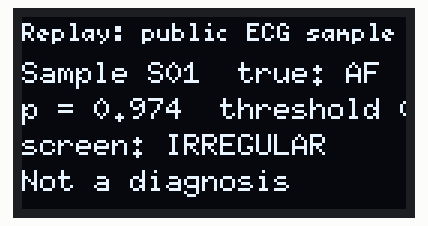
This sketch was run on a simulated ESP32. Shown: 128×64 one-colour display. What the sketch prints to the serial monitor is not drawn.

Above: at 0.1 s.
At 4.1 s:
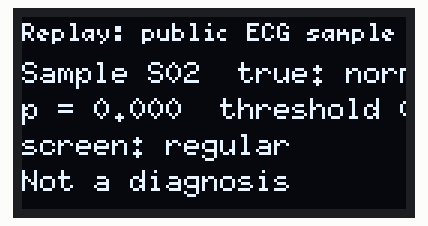
At 8.1 s:
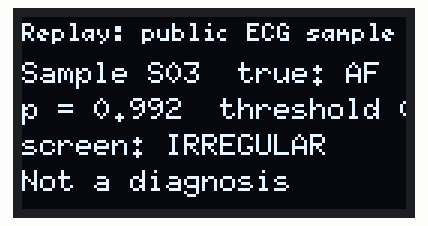
At 12.1 s:
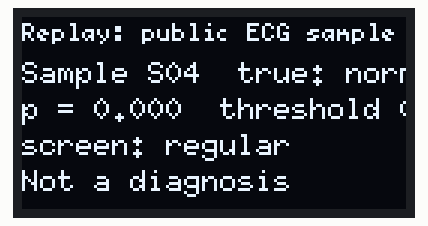

The sketch:

rhythm_demo.ino
```cpp
/*
 * AyuLink rhythm-screening demo — ESP32 DevKit V1 + SH1106 128x64 OLED.
 *
 * MODE_SAMPLE (default): replays four RR windows derived from the public
 *   PhysioNet MIT-BIH Atrial Fibrillation Database and runs the exported C
 *   model. The OLED says "Replay: public ECG sample" — it is not a live
 *   reading and must not be mistaken for one.
 *
 * MODE_SENSOR: collects 30 beat-to-beat intervals from an analog pulse sensor
 *   on GPIO 34 and runs the same model, with a signal-quality gate. The OLED
 *   says "Live sensor (unvalidated)". This path has not been validated against
 *   ECG on the band.
 *
 * Build both modes with arduino-cli or PlatformIO. See firmware/README.md.
 * This is a screening demo, not a medical device.
 */

#include <Arduino.h>
#include <Wire.h>
#include <U8g2lib.h>

#include "rhythm_infer.h"
#include "rhythm_model.h"
#include "rhythm_samples.h"

#ifndef MODE_SAMPLE
#define MODE_SAMPLE 1
#endif
#ifndef MODE_SENSOR
#define MODE_SENSOR 0
#endif

#if (MODE_SAMPLE + MODE_SENSOR) != 1
#error "Select exactly one of MODE_SAMPLE or MODE_SENSOR"
#endif

U8G2_SH1106_128X64_NONAME_F_HW_I2C oled(U8G2_R0, U8X8_PIN_NONE);

static void show_lines(const char *l1, const char *l2, const char *l3,
                       const char *l4, const char *l5, bool replay) {
  oled.clearBuffer();
  oled.setFont(u8g2_font_5x7_tf);
  oled.drawStr(0, 8, replay ? "Replay: public ECG sample"
                            : "Live sensor (unvalidated)");
  oled.setFont(u8g2_font_6x10_tf);
  if (l1) oled.drawStr(0, 22, l1);
  if (l2) oled.drawStr(0, 34, l2);
  if (l3) oled.drawStr(0, 46, l3);
  if (l4) oled.drawStr(0, 58, l4);
  if (l5) {
    oled.setFont(u8g2_font_5x7_tf);
    oled.drawStr(0, 66, l5);
  }
  oled.sendBuffer();
}

#if MODE_SAMPLE

static void run_sample(int index) {
  const uint16_t *rr = AYU_DEMO_RR[index];
  float probability = ayu_rhythm_prob(rr, AYU_WINDOW_BEATS);
  bool irregular = probability >= AYU_THRESHOLD;

  char line1[32];
  char line2[32];
  char line3[32];
  snprintf(line1, sizeof(line1), "Sample %s  true: %s", AYU_DEMO_ID[index],
           AYU_DEMO_LABEL[index] ? "AF" : "normal");
  snprintf(line2, sizeof(line2), "p = %.3f  threshold %.2f", probability,
           AYU_THRESHOLD);
  snprintf(line3, sizeof(line3), "screen: %s",
           irregular ? "IRREGULAR" : "regular");

  show_lines(line1, line2, line3, "Not a diagnosis", nullptr, true);
  Serial.println("--- replay (public ECG-derived RR) ---");
  Serial.println(line1);
  Serial.println(line2);
  Serial.println(line3);
}

void setup() {
  Serial.begin(115200);
  Wire.begin(21, 22);
  oled.begin();
  oled.setI2CAddress(0x3C << 1);
  Serial.println("AyuLink rhythm demo: MODE_SAMPLE");
  Serial.println("host-tested; not yet validated on-device");
}

void loop() {
  static int index = 0;
  static unsigned long last = 0;
  if (millis() - last > 4000 || last == 0) {
    last = millis();
    run_sample(index);
    index = (index + 1) % AYU_DEMO_SAMPLE_COUNT;
  }
}

#endif  // MODE_SAMPLE

#if MODE_SENSOR

static const int PULSE_PIN = 34;
static uint16_t rr[AYU_WINDOW_BEATS];
static int rrCount = 0;
static unsigned long lastBeatMs = 0;
static unsigned long lastSampleMs = 0;
static int signalPeak = 0;
static int signalTrough = 4095;

static void reset_collection() {
  rrCount = 0;
  lastBeatMs = 0;
}

static void handle_window() {
  if (!ayu_rr_quality_ok(rr, rrCount)) {
    show_lines("Signal not usable", "No screening result", "Check sensor contact",
               "Not a diagnosis", nullptr, false);
    Serial.println("Signal not usable — no screening result");
    reset_collection();
    return;
  }
  float probability = ayu_rhythm_prob(rr, AYU_WINDOW_BEATS);
  bool irregular = probability >= AYU_THRESHOLD;
  char line1[32];
  char line2[32];
  snprintf(line1, sizeof(line1), "p = %.3f  thresh %.2f", probability,
           AYU_THRESHOLD);
  snprintf(line2, sizeof(line2), "screen: %s",
           irregular ? "IRREGULAR" : "regular");
  show_lines(line1, line2, "Optical pulse input", "Not a diagnosis", nullptr,
             false);
  Serial.println(line1);
  Serial.println(line2);
  reset_collection();
}

void setup() {
  Serial.begin(115200);
  Wire.begin(21, 22);
  oled.begin();
  oled.setI2CAddress(0x3C << 1);
  pinMode(PULSE_PIN, INPUT);
  Serial.println("AyuLink rhythm demo: MODE_SENSOR");
  Serial.println("Live sensor (unvalidated) — not a medical device");
  show_lines("Collecting 30 beats", "Place finger on sensor", nullptr,
             "Not a diagnosis", nullptr, false);
}

void loop() {
  unsigned long now = millis();
  if (now - lastSampleMs < 10) return;
  lastSampleMs = now;

  int value = analogRead(PULSE_PIN);
  if (value > signalPeak) signalPeak = value; else if (signalPeak > 0) signalPeak--;
  if (value < signalTrough) signalTrough = value; else if (signalTrough < 4095) signalTrough++;

  if (now < 3000) return;  // let the envelope settle

  int amplitude = signalPeak - signalTrough;
  int threshold = signalTrough + (amplitude * 6) / 10;

  if (amplitude > 200 && value > threshold && now - lastBeatMs > 300) {
    if (lastBeatMs > 0) {
      unsigned long interval = now - lastBeatMs;
      if (rrCount < AYU_WINDOW_BEATS) {
        rr[rrCount++] = (uint16_t)min(interval, (unsigned long)65535);
      }
      if (rrCount == AYU_WINDOW_BEATS) {
        handle_window();
      } else {
        char line[32];
        snprintf(line, sizeof(line), "Collecting %d/%d beats", rrCount,
                 AYU_WINDOW_BEATS);
        show_lines(line, "Live sensor (unvalidated)", nullptr, "Not a diagnosis",
                   nullptr, false);
      }
    }
    lastBeatMs = now;
  }

  if (lastBeatMs > 0 && now - lastBeatMs > 4000) {
    show_lines("Signal not usable", "No beat detected", "Check sensor contact",
               "Not a diagnosis", nullptr, false);
    reset_collection();
    signalPeak = 0;
    signalTrough = 4095;
  }
}

#endif  // MODE_SENSOR
```

rhythm_infer.h
```cpp
/* Generated by ml/export_model.py. Do not edit by hand.
 *
 * Pure C implementation of the nine features in ml/features.py and
 * web/lib/engine/rhythm.ts. Host-tested against Python; not yet validated
 * on-device.
 */
#ifndef AYULINK_RHYTHM_INFER_H
#define AYULINK_RHYTHM_INFER_H

#include <math.h>
#include <stdint.h>

#include "rhythm_model.h"

static inline double ayu_sigmoid(double s) {
    if (s >= 0.0) {
        return 1.0 / (1.0 + exp(-s));
    }
    double e = exp(s);
    return e / (1.0 + e);
}

/* 30-RR window, each value in milliseconds. Returns -1 for a wrong length. */
static inline float ayu_rhythm_prob(const uint16_t *rr_ms, int n) {
    if (rr_ms == 0 || n != AYU_WINDOW_BEATS) {
        return -1.0f;
    }

    double x[AYU_WINDOW_BEATS];
    double sum = 0.0;
    for (int i = 0; i < n; i++) {
        x[i] = (double)rr_ms[i];
        sum += x[i];
    }
    double mean_rr = sum / n;

    double var_rr = 0.0;
    for (int i = 0; i < n; i++) {
        double d = x[i] - mean_rr;
        var_rr += d * d;
    }
    var_rr /= n;
    double sdnn = sqrt(var_rr);

    double diff[AYU_WINDOW_BEATS - 1];
    double diff_sum = 0.0;
    double sq_sum = 0.0;
    int pnn50 = 0;
    for (int i = 0; i < n - 1; i++) {
        diff[i] = x[i + 1] - x[i];
        diff_sum += diff[i];
        sq_sum += diff[i] * diff[i];
        if (fabs(diff[i]) > 50.0) {
            pnn50++;
        }
    }
    int ndiff = n - 1;
    double rmssd = sqrt(sq_sum / ndiff);
    double pnn50_frac = (double)pnn50 / (double)ndiff;
    double cv = sdnn / mean_rr;
    double nrmssd = rmssd / mean_rr;

    double mean_diff = diff_sum / ndiff;
    double var_diff = 0.0;
    for (int i = 0; i < ndiff; i++) {
        double d = diff[i] - mean_diff;
        var_diff += d * d;
    }
    var_diff /= ndiff;
    double sd1 = sqrt(0.5) * sqrt(var_diff);
    double inner = 2.0 * sdnn * sdnn - sd1 * sd1;
    double sd2 = sqrt(inner > 1e-9 ? inner : 1e-9);
    double sd_ratio = sd1 / sd2;

    int counts[16] = {0};
    for (int i = 0; i < ndiff; i++) {
        double z = diff[i] / mean_rr;
        if (z < -0.5) z = -0.5;
        if (z > 0.5) z = 0.5;
        int idx = (int)floor((z + 0.5) * 16.0);
        if (idx == 16) idx = 15;
        if (idx < 0) idx = 0;
        counts[idx]++;
    }
    double entropy = 0.0;
    for (int i = 0; i < 16; i++) {
        if (counts[i] > 0) {
            double p = (double)counts[i] / (double)ndiff;
            entropy -= p * log(p);
        }
    }

    int turning = 0;
    for (int i = 1; i < n - 1; i++) {
        if ((x[i] - x[i - 1]) * (x[i + 1] - x[i]) < 0.0) {
            turning++;
        }
    }
    double tpr = (double)turning / (double)(n - 2);

    double f[AYU_FEATURE_COUNT] = {
        mean_rr, sdnn, rmssd, pnn50_frac, cv, nrmssd, sd_ratio, entropy, tpr
    };
    double score = AYU_INTERCEPT;
    for (int i = 0; i < AYU_FEATURE_COUNT; i++) {
        score += (double)AYU_COEF[i] *
                 ((f[i] - (double)AYU_MEAN[i]) / (double)AYU_SCALE[i]);
    }
    return (float)ayu_sigmoid(score);
}

/* Equivalent of rrWindowQuality() for a 30+ interval window. */
static inline int ayu_rr_quality_ok(const uint16_t *rr_ms, int n) {
    if (rr_ms == 0 || n < 30) {
        return 0;
    }
    int bad = 0;
    for (int i = 0; i < n; i++) {
        if (rr_ms[i] < 300 || rr_ms[i] > 2000) {
            bad++;
        }
    }
    return bad * 5 <= n; /* at most 20% out of range */
}

#endif
```

rhythm_model.h
```cpp
/* Generated by ml/export_model.py. Do not edit by hand. */
#ifndef AYULINK_RHYTHM_MODEL_H
#define AYULINK_RHYTHM_MODEL_H

#define AYU_FEATURE_COUNT 9
#define AYU_WINDOW_BEATS 30

static const float AYU_MEAN[AYU_FEATURE_COUNT] = {
    737.402939f, 86.5513838f, 121.783869f, 0.396115116f, 0.12582619f, 0.176769373f, 3685.71514f, 1.59164114f, 0.551145608f
};

static const float AYU_SCALE[AYU_FEATURE_COUNT] = {
    165.944227f, 67.4535164f, 101.489216f, 0.344090815f, 0.0967342951f, 0.142327735f, 221710.848f, 0.759268468f, 0.148696838f
};

static const float AYU_COEF[AYU_FEATURE_COUNT] = {
    -3.62956647f, 3.79642754f, 1.71150888f, 0.118558124f, -1.35122807f, -4.12938557f, -0.358883785f, 5.38525082f, 0.917689477f
};

static const float AYU_INTERCEPT = -3.70704802f;
static const float AYU_THRESHOLD = 0.672611271f;

#endif
```

rhythm_samples.h
```cpp
/* Generated by ml/export_model.py. Public ECG-derived RR samples. */
#ifndef AYULINK_RHYTHM_SAMPLES_H
#define AYULINK_RHYTHM_SAMPLES_H

#include <stdint.h>
#include <stddef.h>

#define AYU_DEMO_SAMPLE_COUNT 4

static const uint16_t AYU_DEMO_RR_0[30] = { 560, 440, 540, 952, 588, 900, 480, 804, 456, 484, 668, 664, 580, 852, 808, 668, 508, 684, 1172, 744, 700, 768, 836, 1124, 516, 600, 736, 740, 536, 576 };
static const int AYU_DEMO_LABEL_0 = 1;
static const char *AYU_DEMO_ID_0 = "S01";

static const uint16_t AYU_DEMO_RR_1[30] = { 1076, 1116, 1116, 1072, 1076, 1108, 1068, 1092, 1156, 1088, 1116, 1164, 1128, 1072, 1156, 1132, 1068, 1104, 1192, 1120, 1164, 1164, 1108, 1152, 1140, 1124, 1152, 1108, 1060, 1104 };
static const int AYU_DEMO_LABEL_1 = 0;
static const char *AYU_DEMO_ID_1 = "S02";

static const uint16_t AYU_DEMO_RR_2[30] = { 872, 784, 648, 1120, 592, 636, 568, 752, 780, 648, 752, 592, 684, 476, 756, 444, 768, 956, 712, 724, 484, 556, 632, 696, 824, 508, 752, 468, 520, 856 };
static const int AYU_DEMO_LABEL_2 = 1;
static const char *AYU_DEMO_ID_2 = "S03";

static const uint16_t AYU_DEMO_RR_3[30] = { 960, 892, 880, 856, 856, 896, 920, 904, 868, 856, 860, 872, 920, 952, 920, 948, 964, 944, 956, 964, 928, 924, 880, 896, 864, 888, 880, 840, 836, 824 };
static const int AYU_DEMO_LABEL_3 = 0;
static const char *AYU_DEMO_ID_3 = "S04";

static const uint16_t *AYU_DEMO_RR[AYU_DEMO_SAMPLE_COUNT] = {
AYU_DEMO_RR_0, AYU_DEMO_RR_1, AYU_DEMO_RR_2, AYU_DEMO_RR_3
};
static const int AYU_DEMO_LABEL[AYU_DEMO_SAMPLE_COUNT] = {
AYU_DEMO_LABEL_0, AYU_DEMO_LABEL_1, AYU_DEMO_LABEL_2, AYU_DEMO_LABEL_3
};
static const char *AYU_DEMO_ID[AYU_DEMO_SAMPLE_COUNT] = {
AYU_DEMO_ID_0, AYU_DEMO_ID_1, AYU_DEMO_ID_2, AYU_DEMO_ID_3
};

#endif
```

Measured:
- by itself, everything shown: repeats every 16.0 s, in 4 steps
- what the display in image 1 shows lasts 4.0 s, from 4.1 s to 8.1 s
